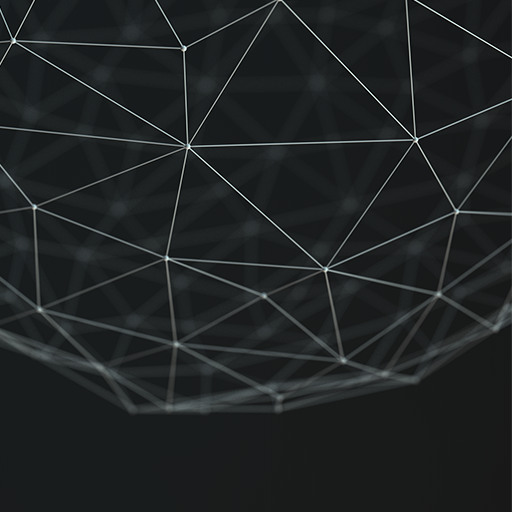
#> input picture temp/blank.png, 512 x 512 px
$ python -i linedraw.py   (imports and definitions only)
#> lines starting #> are read from the running program, lines starting #| are printed output that depends on the picture
# This module is derived from https://github.com/LingDong-/linedraw, by
# Lingdong Huang.

from random import *
import math
import argparse
import json
import time

from PIL import Image, ImageDraw, ImageOps
from pathlib import Path, PureWindowsPath

# file settings
export_path = "images/out.svg"
svg_folder = "images/"
json_folder = "images/"

# CV
no_cv = False

try:
    import numpy as np
    import cv2
except:
    print("Cannot import numpy/openCV. Switching to NO_CV mode.")
    no_cv = True


# -------------- output functions --------------

def image_to_json(
    image_filename, resolution=1024,
    draw_contours=False, repeat_contours=1,
    draw_hatch=False, repeat_hatch=1,
    ):

    lines=vectorise(
        image_filename, resolution,
        draw_contours, repeat_contours,
        draw_hatch, repeat_hatch,
        )

    pure_filename = Path(image_filename).stem

    filename = json_folder + pure_filename + ".json"
    lines_to_file(lines, filename)


def makesvg(lines):
    print("generating svg file...")
    width = math.ceil(max([max([p[0]*0.5 for p in l]) for l in lines]))
    height = math.ceil(max([max([p[1]*0.5 for p in l]) for l in lines]))
    out = '<svg xmlns="http://www.w3.org/2000/svg" height="%spx" width="%spx" version="1.1">' % (height, width)

    for l in lines:
        l = ",".join([str(p[0]*0.5)+","+str(p[1]*0.5) for p in l])
        out += '<polyline points="'+l+'" stroke="black" stroke-width="1" fill="none" />\n'
    out += '</svg>'
    return out


# we can use turtle graphics to visualise how a set of lines will be drawn
# [24 lines left out: function draw, not called in this run]


# -------------- conversion control --------------

def vectorise(
    image_filename, resolution=1024,
    draw_contours=False, repeat_contours=1,
    draw_hatch=False, repeat_hatch=1,
    ):

#> called with image_filename = 'temp/blank.png', resolution = 1024, draw_contours = False, repeat_contours = 1, draw_hatch = False, repeat_hatch = 1
    image = None
    possible = [
        image_filename,
        "images/"+image_filename,
        "images/"+image_filename+".jpg",
        "images/"+image_filename+".png",
        "images/"+image_filename+".tif"
    ]

    for p in possible:
        try:
            image = Image.open(p)
#> image is the input picture: PIL image 512x512 RGB; mean R, G, B 31.8, 35.1, 35.6
            break
        except:
            pass
    w,h = image.size
#> w = 512; h = 512

    # convert the image to greyscale
    image = image.convert("L")
#> image: PIL image 512x512 L

    # maximise contrast
    image=ImageOps.autocontrast(image, 10)
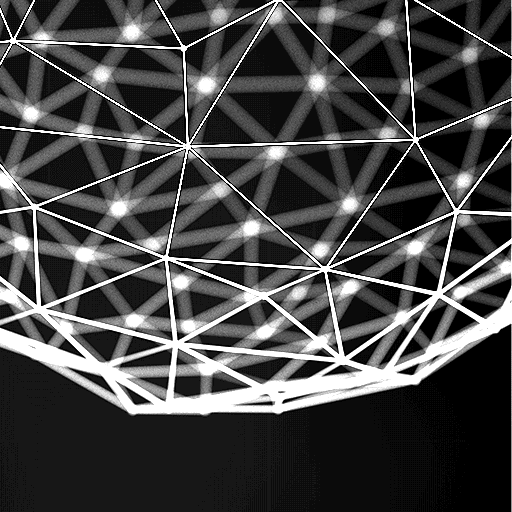
#> image: PIL image 512x512 L; min 0, max 255, mean 70.3

    lines = []

    if draw_contours:
        contours = sortlines(getcontours(
            image.resize((int(resolution/draw_contours), int(resolution/draw_contours*h/w))),
            draw_contours
        ))
        for r in range(repeat_contours):
            lines += contours

    if draw_hatch:
        hatches = sortlines(
            hatch(
                # image,
                image.resize((int(resolution/draw_hatch), int(resolution/draw_hatch*h/w))),
                draw_hatch
        ))
        for r in range(repeat_hatch):
            lines += hatches


    pure_filename = Path(image_filename).stem
    # pure_filename = pure_filename.strip(['.jpg','.png','.jpeg'])

    f = open(svg_folder + pure_filename + ".svg", 'w')
    f.write(makesvg(lines))
    f.close()
    segments = 0
    for line in lines:
        segments = segments + len(line)
    print(len(lines), "strokes,", segments, "points.")
    print("done.")
    return lines


# -------------- vectorisation options --------------

# [194 lines left out: functions getcontours, hatch, find_edges, getdots, connectdots, sortlines, not called in this run]


def lines_to_file(lines, filename):
    with open(filename, "w") as file_to_save:
        json.dump(lines, file_to_save, indent=4)


# -------------- helper functions --------------

# [6 lines left out: function midpt, not called in this run]


def distsum(*args):
    return sum([ ((args[i][0]-args[i-1][0])**2 + (args[i][1]-args[i-1][1])**2)**0.5 for i in range(1,len(args))])


# -------------- code used when open CV is not available  --------------


# [17 lines left out: function appmask, not called in this run]

F_Blur = {
    (-2,-2):2,(-1,-2):4,(0,-2):5,(1,-2):4,(2,-2):2,
    (-2,-1):4,(-1,-1):9,(0,-1):12,(1,-1):9,(2,-1):4,
    (-2,0):5,(-1,0):12,(0,0):15,(1,0):12,(2,0):5,
    (-2,1):4,(-1,1):9,(0,1):12,(1,1):9,(2,1):4,
    (-2,2):2,(-1,2):4,(0,2):5,(1,2):4,(2,2):2,
}
F_SobelX = {(-1,-1):1,(0,-1):0,(1,-1):-1,(-1,0):2,(0,0):0,(1,0):-2,(-1,1):1,(0,1):0,(1,1):-1}
F_SobelY = {(-1,-1):1,(0,-1):2,(1,-1):1,(-1,0):0,(0,0):0,(1,0):0,(-1,1):-1,(0,1):-2,(1,1):-1}

#> (the run stopped early here; a loop or call above may not have finished)
